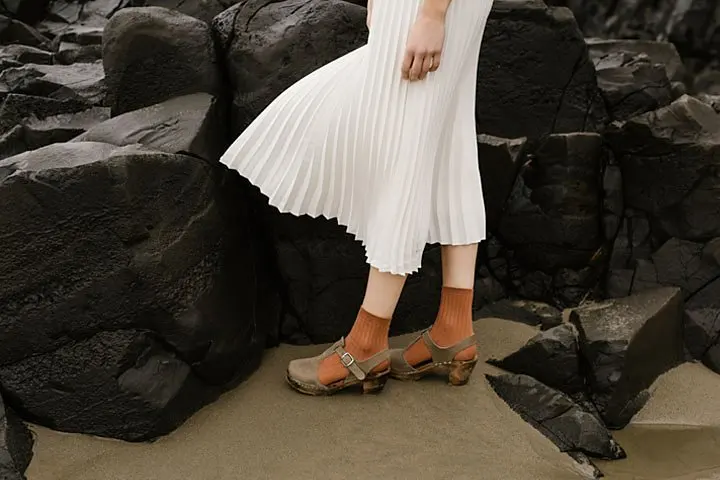
#> input picture images/feet-shoes-rock.png, 720 x 480 px
$ jupyter execute q2_gamma_correction.ipynb   (shell and % lines are left out)
#> lines starting #> are read from the running program, lines starting #| are printed output that depends on the picture
# Question 2 — Gamma Correction in L*a*b* Color Space
- (a) Apply gamma to the L plane and state γ
- (b) Show histograms before and after

[cell 1]
import cv2 as cv
import numpy as np
import matplotlib.pyplot as plt

def show_color(img_bgr, title=''):
    plt.figure(figsize=(6, 5))
    plt.imshow(cv.cvtColor(img_bgr, cv.COLOR_BGR2RGB))
    plt.title(title)
    plt.axis('off')
    plt.show()

[cell 2]
img = cv.imread('images/feet-shoes-rock.png')
#> img is the input picture: shape (480, 720, 3); mean B, G, R 58, 68.6, 75.9
assert img is not None
show_color(img, 'Original Image')

[cell 3]
# (a) Convert to L*a*b* and apply gamma to L channel only
# Why L*a*b*: L separates lightness from color — gamma on L adjusts
# brightness without shifting hues (unlike applying gamma to RGB directly)
# γ = 0.5 chosen to brighten the large dark rock regions
gamma = 0.5

lab = cv.cvtColor(img, cv.COLOR_BGR2Lab)
#> lab: shape (480, 720, 3); mean of channels 0, 1, 2 71.3, 129.1, 135
L, a, b = cv.split(lab)
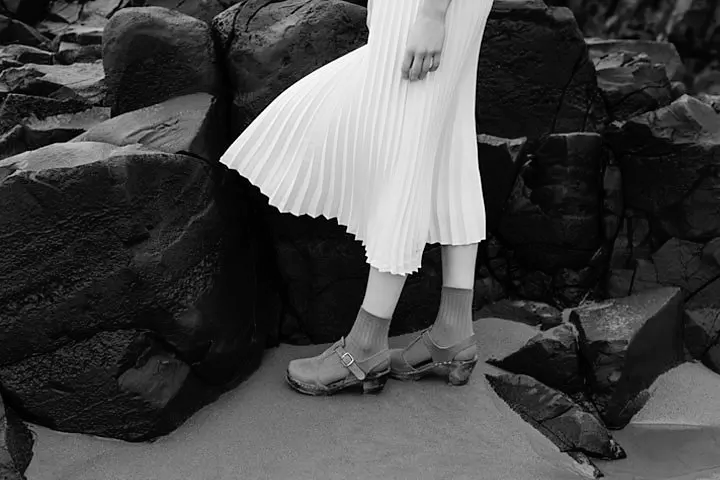
#> L: shape (480, 720); min 0, max 255, mean 71.3
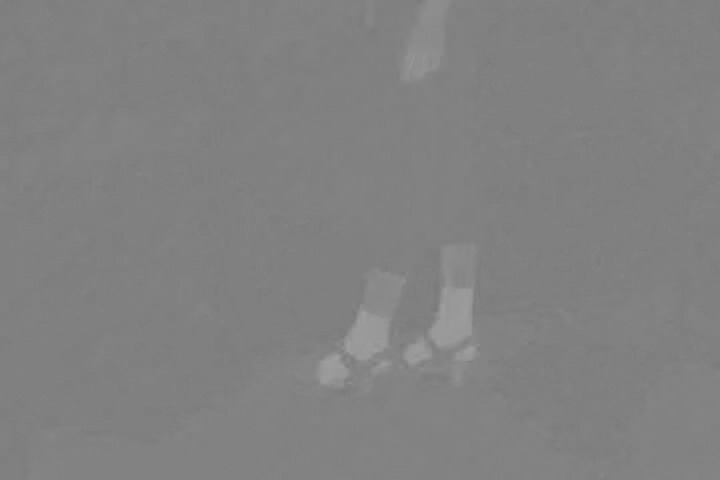
#> a: shape (480, 720); min 120, max 160, mean 129.1

L_corr = (np.power(L / 255.0, gamma) * 255).astype(np.uint8)
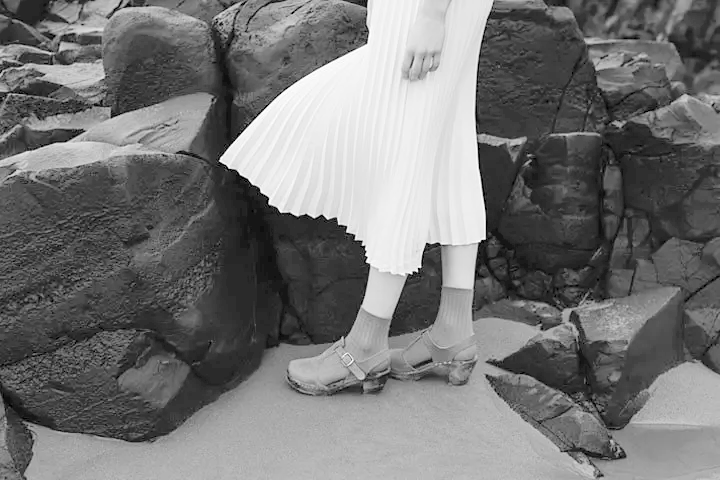
#> L_corr: shape (480, 720); min 0, max 255, mean 117.4

img_corr = cv.cvtColor(cv.merge([L_corr, a, b]), cv.COLOR_Lab2BGR)
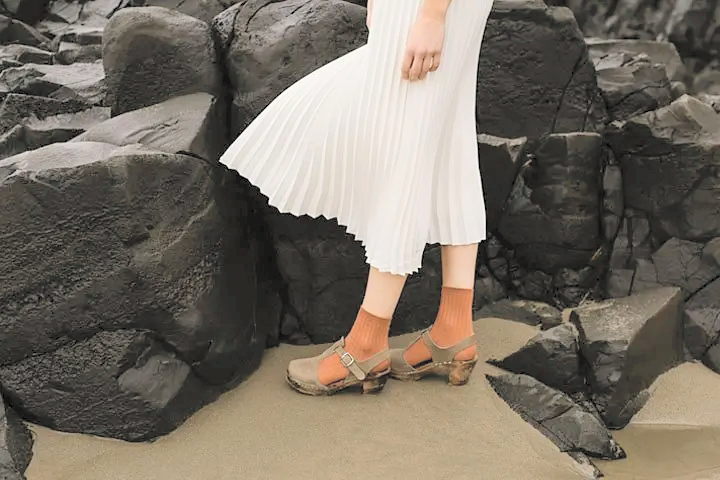
#> img_corr: shape (480, 720, 3); mean B, G, R 100.2, 111.1, 118.9

fig, axes = plt.subplots(1, 2, figsize=(12, 5))
axes[0].imshow(cv.cvtColor(img, cv.COLOR_BGR2RGB))
axes[0].set_title('Original')
axes[0].axis('off')
axes[1].imshow(cv.cvtColor(img_corr, cv.COLOR_BGR2RGB))
axes[1].set_title(rf'Gamma Corrected ($\gamma={gamma}$ on L)')
axes[1].axis('off')
plt.tight_layout()
plt.savefig('outputs/q2a_corrected.png', dpi=150, bbox_inches='tight')
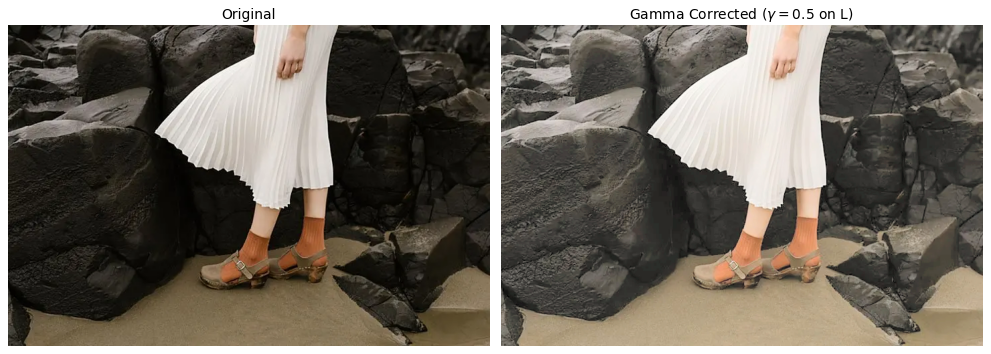
#> figure drawn by matplotlib, 2 panels
plt.show()
print(f'Gamma applied: γ = {gamma}')

[cell 4]
# (b) Histograms of L channel before and after
fig, axes = plt.subplots(1, 2, figsize=(12, 4))
axes[0].hist(L.ravel(),      bins=256, range=[0, 256], color='steelblue')
axes[0].set_title('L Histogram — Original')
axes[0].set_xlabel('Intensity')
axes[1].hist(L_corr.ravel(), bins=256, range=[0, 256], color='darkorange')
axes[1].set_title(rf'L Histogram — Corrected ($\gamma={gamma}$)')
axes[1].set_xlabel('Intensity')
plt.tight_layout()
plt.savefig('outputs/q2b_histograms.png', dpi=150, bbox_inches='tight')
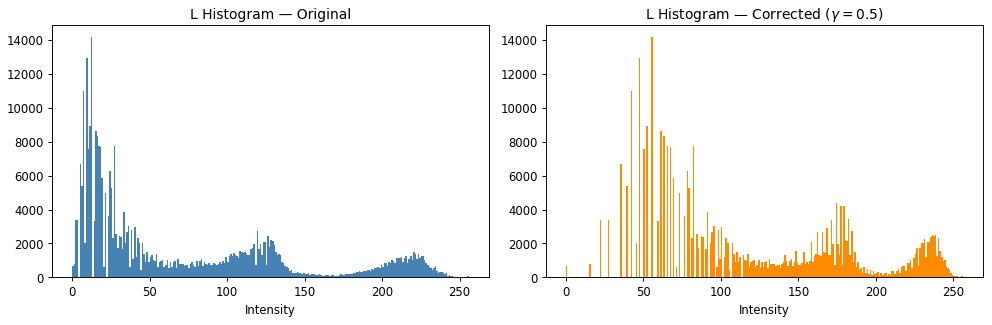
#> figure drawn by matplotlib, 2 panels; panel 1: tallest bar 14135 high, from x = 12 to 13; panel 2: tallest bar 14135 high, from x = 55 to 56
plt.show()

$ run again, with images/emma_noisy.png copied over images/feet-shoes-rock.png
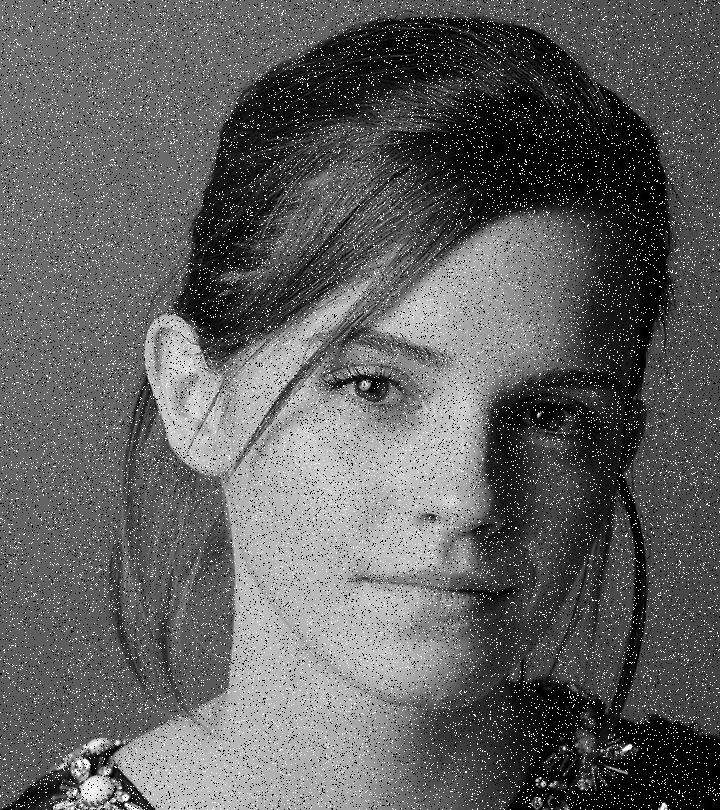
#> input picture images/emma_noisy.png, 720 x 810 px
#> img is the input picture: shape (810, 720, 3); min 0, max 255, mean 95.9
#> lab: shape (810, 720, 3); mean of channels 0, 1, 2 100.5, 128, 128
#> a: shape (810, 720); every value is 128
#> `L_corr = (np.power(L / 255.0, gamma) * 255).astype(np.uint8)`:
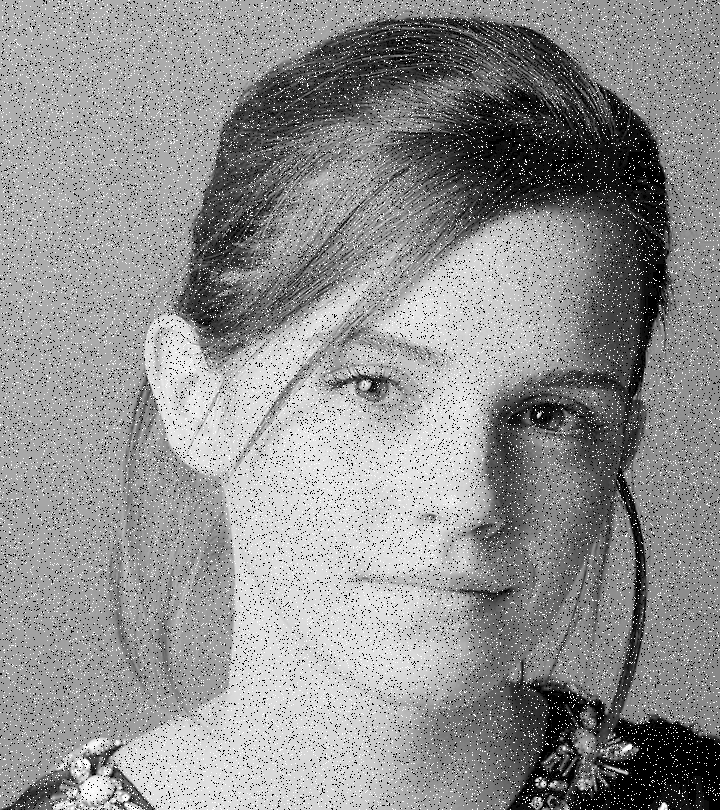
#> L_corr: shape (810, 720); min 0, max 255, mean 143.9
#> `plt.savefig('outputs/q2b_histograms.png', dpi=150, bbox_inches='tight')`:
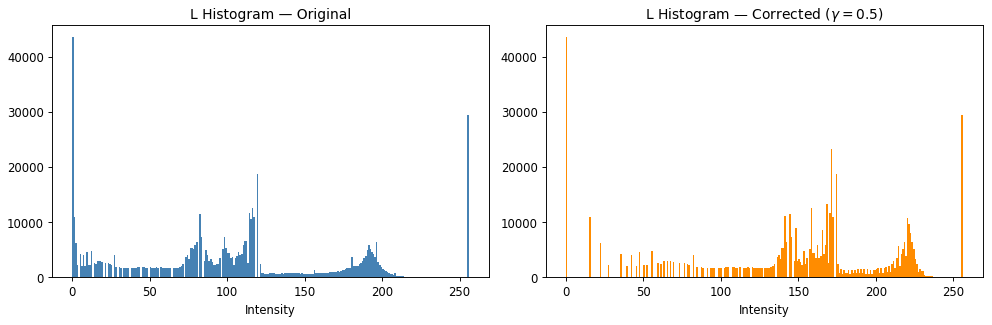
#> figure drawn by matplotlib, 2 panels; panel 1: tallest bar 43499 high, from x = 0 to 1; panel 2: tallest bar 43499 high, from x = 0 to 1
